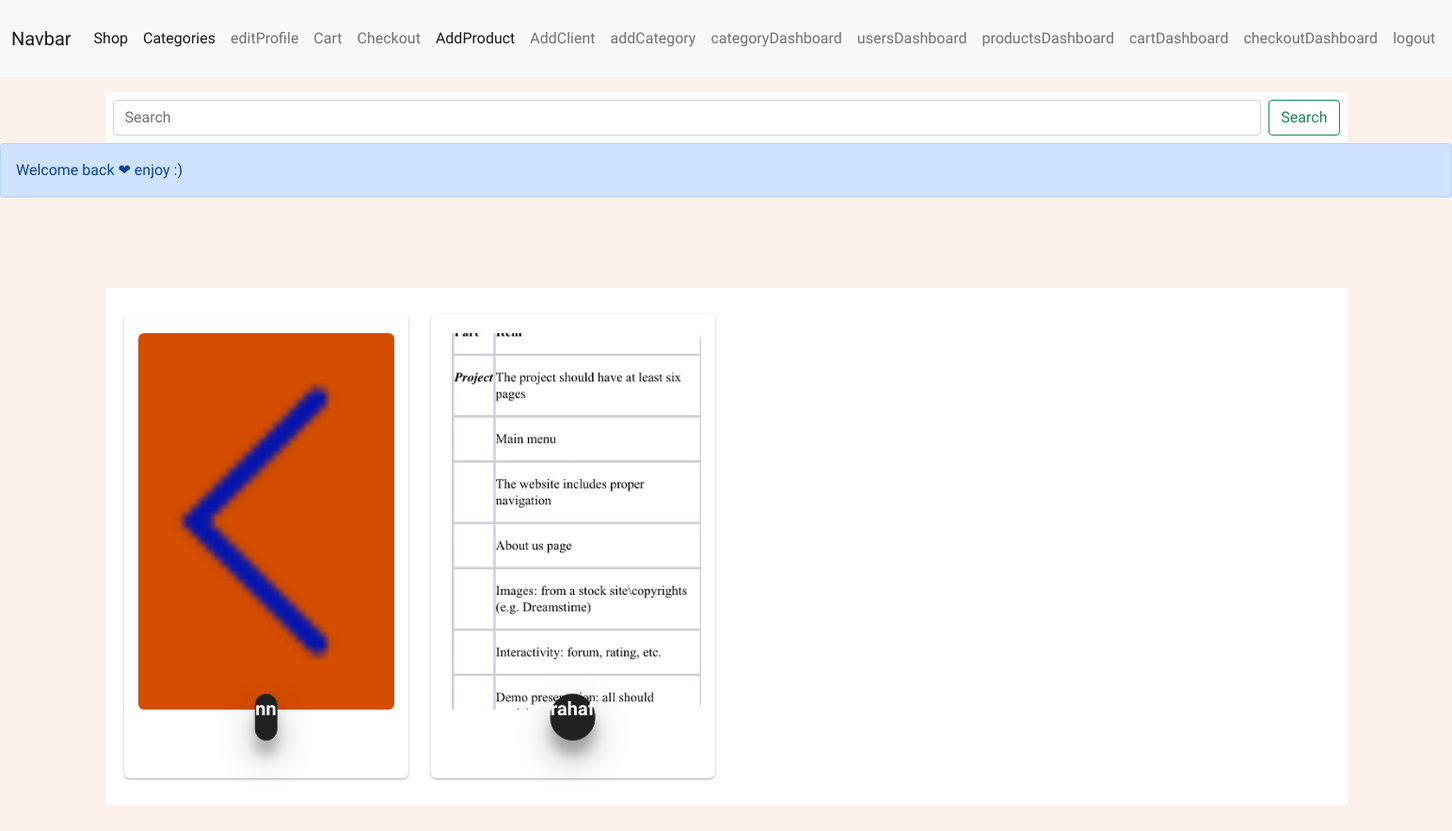
/pages/categories.php (signed in), run on the app's committed database.
### tables this page shows
CREATE TABLE `categories` (
  `id` int(11) NOT NULL,
  `cat_name` varchar(100) NOT NULL,
  `image` varchar(100) NOT NULL
);

### pages/categories.php (the view, shortened to what this page needs)
<?php
require_once("../inc/header.php");
$selectItems = "SELECT * FROM `categories`";
$q_items = mysqli_query($con, $selectItems);
while ($result = mysqli_fetch_assoc($q_items)) {
    $data[] = $result;
}
if (isset($_SESSION["success"])) { ?>
    <div class="alert alert-primary" role="alert">
    <?php echo $_SESSION["success"];
}
    ?>
    </div>
    <?php if (isset($data)) : ?>
        <div class="shell">
            <div class="container">
                <div class="row p-2">
                    <?php foreach ($data as $product) : ?>
                        <div class="col-md-3">
                            <div class="wsk-cp-product">
                                <div class="wsk-cp-img">
                                    <img src="../uploads/categories/<?php echo $product["image"]; ?>" alt="categories" class="img-responsive" />
                                </div>
                                <div class="wsk-cp-text">
                                    <div class="category">
                                        <span><?php echo $product["cat_name"]; ?></span>
                                    </div>
                                </div>
                            </div>
                        </div>
                    <?php endforeach; ?>
                </div>
            </div>
        </div>
    <?php else : echo "no category";
    endif; ?>
    <?php require_once("../inc/header.php"); ?>

### css/style.css (style rules this page uses)
* { -webkit-box-sizing: border-box; box-sizing: border-box; }
body { padding: 0; margin: 0; }
body { font-family: Arial, Helvetica, sans-serif; }
.container { background: #fff !important; border: none; border-radius: none; }

### css/products.css (style rules this page uses)
body { font-family: "Muli", sans-serif; background: #ddd; }
.shell { padding: 80px 0; }
.wsk-cp-product { background: #fff; padding: 15px; border-radius: 6px; box-shadow: 0 1px 3px rgba(0, 0, 0, 0.12), 0 1px 2px rgba(0, 0, 0, 0.24); position: relative; margin: 20px auto; }
.wsk-cp-img { position: absolute; top: 5px; left: 50%; transform: translate(-50%); -webkit-transform: translate(-50%); -ms-transform: translate(-50%); -moz-transform: translate(-50%); -o-transform: translate(-50%); -khtml-transform: translate(-50%); width: 100%; padding: 15px; transition: all 0.2s ease-in-out; }
.wsk-cp-img img { width: 100%; height: 400px; object-fit: cover; transition: all 0.2s ease-in-out; border-radius: 6px; }
.wsk-cp-text { padding-top: 150%; }
.wsk-cp-text .category { text-align: center; font-size: 12px; font-weight: bold; padding: 5px; margin-bottom: 45px; position: relative; transition: all 0.2s ease-in-out; }
.wsk-cp-text .category > * { position: absolute; top: 50%; left: 50%; transform: translate(-50%, -50%); -webkit-transform: translate(-50%, -50%); -moz-transform: translate(-50%, -50%); -ms-transform: translate(-50%, -50%); -o-transform: translate(-50%, -50%); -khtml-transform: translate(-50%, -50%); }
.wsk-cp-text .category > span { padding: 0; border: 1px solid #313131; background: #212121; color: #fff; box-shadow: 0 19px 38px rgba(0, 0, 0, 0.3), 0 15px 12px rgba(0, 0, 0, 0.22); border-radius: 27px; transition: all 0.05s ease-in-out; font-size: 20px !important; }

### css/product.css (style rules this page uses)
body { background-color: #fdf1ec; }
span { display: inline-block; height: 50px; font-family: "Suranna", serif; font-size: 20px; }

### data on the page
categories: image (picture), cat_name "nn"
categories: image (picture), cat_name "rahaf"

### other printed values
$_SESSION["success"] "Welcome back ❤ enjoy :)"
